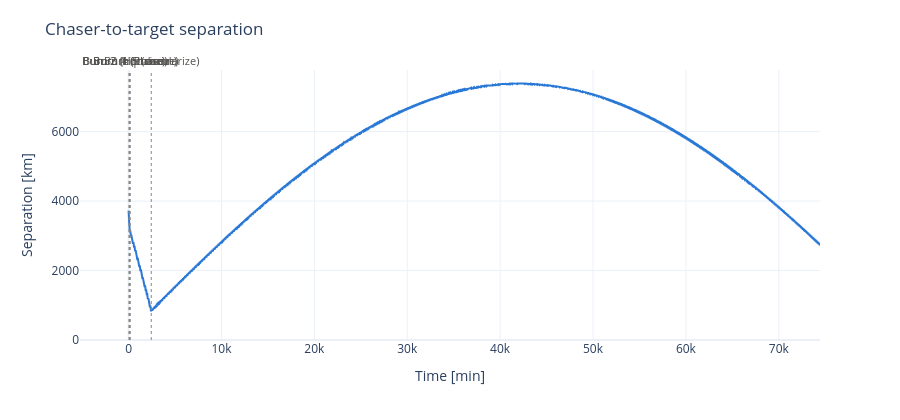

The code cell stored with this chart in its notebook:
### Code cell
def plot_separation(ts, r_c_m, r_t_m, burns = None):

    # Chaser-to-target separation over the whole plan
    separation_km = norm(r_c_m[:, 0:3] - r_t_m[:, 0:3], axis=1) * M_TO_KM
    t_min = ts * SEC_TO_MIN

    fig_sep = go.Figure(
        go.Scatter(
            x=t_min,
            y=separation_km,
            mode="lines",
            line={"color": "#2a78d6", "width": 2},
            hovertemplate="t = %{x:.1f} min<br>separation = %{y:.1f} km<extra></extra>",
        )
    )
    if burns is not None:
        for t_burn, name in burns:
            fig_sep.add_vline(
                x=t_burn * SEC_TO_MIN,
                line={"color": "#898781", "width": 1, "dash": "dot"},
                annotation_text=name,
                annotation_position="top",
                annotation_font={"color": "#52514e", "size": 11},
            )
    fig_sep.update_layout(
        title="Chaser-to-target separation",
        xaxis_title="Time [min]",
        yaxis_title="Separation [km]",
        template="plotly_white",
        showlegend=False,
        height=420,
        margin={"t": 70},
    )
    fig_sep.update_yaxes(rangemode="tozero")
    fig_sep.show()

burns = [
    (t1, "Burn 1 (plane)"),
    (t2, "Burn 2 (Hohmann)"),
    (t3, "Burn 3 (circularize)"),
    (t4, "Burn 4 (Phase)"),
    (t5, "Burn 5 (circularize)"),
]

plot_separation(ts_0_to_6, rv_c_0_to_6, rv_t_0_to_6, burns)

### Figure 1 — Plotly figure (JSON) as saved in the notebook; plotly's stock layout.template omitted (floating-point values rounded to 4 significant figures; data arrays with more than 128 entries replaced by an {"elided": "..."} marker saying what was removed)
{"data": [{"hovertemplate": "t = %{x:.1f} min<br>separation = %{y:.1f} km<extra></extra>", "line": {"color": "#2a78d6", "width": 2}, "mode": "lines", "type": "scatter", "x": {"elided": "41996 float values"}, "y": {"elided": "41996 float values"}}], "layout": {"annotations": [{"font": {"color": "#52514e", "size": 11}, "showarrow": false, "text": "Burn 1 (plane)", "x": 36.5, "xanchor": "center", "xref": "x", "y": 1, "yanchor": "bottom", "yref": "y domain"}, {"font": {"color": "#52514e", "size": 11}, "showarrow": false, "text": "Burn 2 (Hohmann)", "x": 94.53, "xanchor": "center", "xref": "x", "y": 1, "yanchor": "bottom", "yref": "y domain"}, {"font": {"color": "#52514e", "size": 11}, "showarrow": false, "text": "Burn 3 (circularize)", "x": 151.7, "xanchor": "center", "xref": "x", "y": 1, "yanchor": "bottom", "yref": "y domain"}, {"font": {"color": "#52514e", "size": 11}, "showarrow": false, "text": "Burn 4 (Phase)", "x": 151.7, "xanchor": "center", "xref": "x", "y": 1, "yanchor": "bottom", "yref": "y domain"}, {"font": {"color": "#52514e", "size": 11}, "showarrow": false, "text": "Burn 5 (circularize)", "x": 2438.0, "xanchor": "center", "xref": "x", "y": 1, "yanchor": "bottom", "yref": "y domain"}], "height": 420, "margin": {"t": 70}, "shapes": [{"line": {"color": "#898781", "dash": "dot", "width": 1}, "type": "line", "x0": 36.5, "x1": 36.5, "xref": "x", "y0": 0, "y1": 1, "yref": "y domain"}, {"line": {"color": "#898781", "dash": "dot", "width": 1}, "type": "line", "x0": 94.53, "x1": 94.53, "xref": "x", "y0": 0, "y1": 1, "yref": "y domain"}, {"line": {"color": "#898781", "dash": "dot", "width": 1}, "type": "line", "x0": 151.7, "x1": 151.7, "xref": "x", "y0": 0, "y1": 1, "yref": "y domain"}, {"line": {"color": "#898781", "dash": "dot", "width": 1}, "type": "line", "x0": 151.7, "x1": 151.7, "xref": "x", "y0": 0, "y1": 1, "yref": "y domain"}, {"line": {"color": "#898781", "dash": "dot", "width": 1}, "type": "line", "x0": 2438.0, "x1": 2438.0, "xref": "x", "y0": 0, "y1": 1, "yref": "y domain"}], "showlegend": false, "title": {"text": "Chaser-to-target separation"}, "xaxis": {"title": {"text": "Time [min]"}}, "yaxis": {"rangemode": "tozero", "title": {"text": "Separation [km]"}}}}
